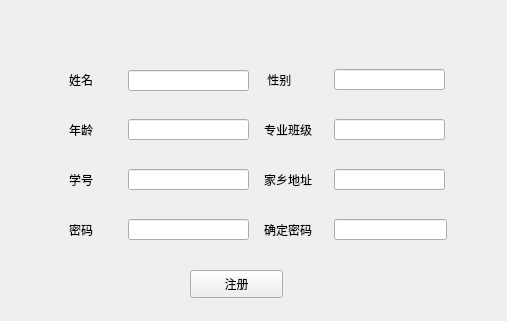
<?xml version="1.0" encoding="UTF-8"?>
<ui version="4.0">
 <class>registerwindow</class>
 <widget class="QWidget" name="registerwindow">
  <property name="geometry">
   <rect>
    <x>0</x>
    <y>0</y>
    <width>507</width>
    <height>321</height>
   </rect>
  </property>
  <property name="windowTitle">
   <string>Form</string>
  </property>
  <widget class="QWidget" name="widget" native="true">
   <property name="geometry">
    <rect>
     <x>60</x>
     <y>50</y>
     <width>402</width>
     <height>211</height>
    </rect>
   </property>
   <widget class="QWidget" name="widget_2" native="true">
    <property name="geometry">
     <rect>
      <x>9</x>
      <y>9</y>
      <width>189</width>
      <height>191</height>
     </rect>
    </property>
    <widget class="QLineEdit" name="username">
     <property name="geometry">
      <rect>
       <x>59</x>
       <y>11</y>
       <width>121</width>
       <height>21</height>
      </rect>
     </property>
    </widget>
    <widget class="QLineEdit" name="age">
     <property name="geometry">
      <rect>
       <x>59</x>
       <y>60</y>
       <width>121</width>
       <height>21</height>
      </rect>
     </property>
    </widget>
    <widget class="QLineEdit" name="xuehao">
     <property name="geometry">
      <rect>
       <x>59</x>
       <y>110</y>
       <width>121</width>
       <height>21</height>
      </rect>
     </property>
    </widget>
    <widget class="QLineEdit" name="password">
     <property name="geometry">
      <rect>
       <x>59</x>
       <y>160</y>
       <width>121</width>
       <height>21</height>
      </rect>
     </property>
    </widget>
    <widget class="QLabel" name="label">
     <property name="geometry">
      <rect>
       <x>0</x>
       <y>10</y>
       <width>51</width>
       <height>21</height>
      </rect>
     </property>
     <property name="text">
      <string>姓名</string>
     </property>
    </widget>
    <widget class="QLabel" name="label_2">
     <property name="geometry">
      <rect>
       <x>0</x>
       <y>60</y>
       <width>51</width>
       <height>21</height>
      </rect>
     </property>
     <property name="text">
      <string>年龄</string>
     </property>
    </widget>
    <widget class="QLabel" name="label_3">
     <property name="geometry">
      <rect>
       <x>0</x>
       <y>110</y>
       <width>51</width>
       <height>21</height>
      </rect>
     </property>
     <property name="text">
      <string>学号</string>
     </property>
    </widget>
    <widget class="QLabel" name="label_4">
     <property name="geometry">
      <rect>
       <x>0</x>
       <y>160</y>
       <width>51</width>
       <height>21</height>
      </rect>
     </property>
     <property name="text">
      <string>密码</string>
     </property>
    </widget>
   </widget>
   <widget class="QWidget" name="widget_3" native="true">
    <property name="geometry">
     <rect>
      <x>204</x>
      <y>9</y>
      <width>189</width>
      <height>191</height>
     </rect>
    </property>
    <widget class="QLineEdit" name="sex">
     <property name="geometry">
      <rect>
       <x>70</x>
       <y>10</y>
       <width>111</width>
       <height>21</height>
      </rect>
     </property>
    </widget>
    <widget class="QLineEdit" name="zhuanyeClass">
     <property name="geometry">
      <rect>
       <x>70</x>
       <y>60</y>
       <width>111</width>
       <height>21</height>
      </rect>
     </property>
    </widget>
    <widget class="QLineEdit" name="home">
     <property name="geometry">
      <rect>
       <x>70</x>
       <y>110</y>
       <width>111</width>
       <height>21</height>
      </rect>
     </property>
    </widget>
    <widget class="QLabel" name="label_5">
     <property name="geometry">
      <rect>
       <x>0</x>
       <y>10</y>
       <width>51</width>
       <height>21</height>
      </rect>
     </property>
     <property name="text">
      <string> 性别</string>
     </property>
    </widget>
    <widget class="QLabel" name="label_6">
     <property name="geometry">
      <rect>
       <x>0</x>
       <y>60</y>
       <width>61</width>
       <height>21</height>
      </rect>
     </property>
     <property name="text">
      <string>专业班级</string>
     </property>
    </widget>
    <widget class="QLabel" name="label_7">
     <property name="geometry">
      <rect>
       <x>0</x>
       <y>110</y>
       <width>61</width>
       <height>21</height>
      </rect>
     </property>
     <property name="text">
      <string>家乡地址</string>
     </property>
    </widget>
    <widget class="QLabel" name="label_8">
     <property name="geometry">
      <rect>
       <x>0</x>
       <y>160</y>
       <width>61</width>
       <height>21</height>
      </rect>
     </property>
     <property name="text">
      <string>确定密码</string>
     </property>
    </widget>
    <widget class="QLineEdit" name="checkPassword">
     <property name="geometry">
      <rect>
       <x>70</x>
       <y>160</y>
       <width>113</width>
       <height>21</height>
      </rect>
     </property>
    </widget>
   </widget>
  </widget>
  <widget class="QPushButton" name="checkRegistBtn">
   <property name="geometry">
    <rect>
     <x>190</x>
     <y>270</y>
     <width>93</width>
     <height>28</height>
    </rect>
   </property>
   <property name="text">
    <string>注册</string>
   </property>
  </widget>
 </widget>
 <resources/>
 <connections/>
</ui>
